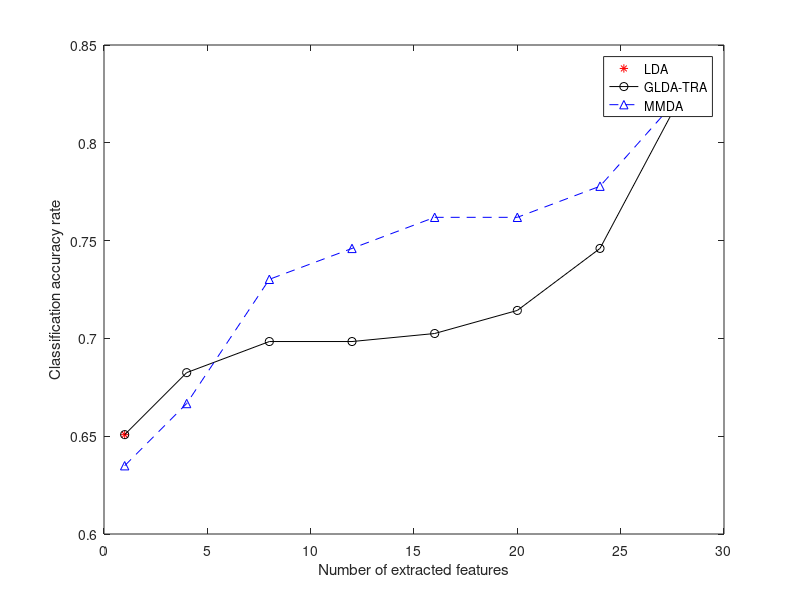

This chart was generated by the following MATLAB code:
x2=[1,4,8,12,16,20,24,28];
x1=[1]
y1=[0.6508];
y2=[0.6508,0.6825,0.6984,0.6984,0.7025,0.7143,0.7460,0.8254]
y3=[0.6349,0.6667,0.7302,0.7460,0.7619,0.7619,0.7778,0.8254]
figure(5)
plot(x1,y1,'r*');
hold on;
plot(x2,y2,'ko-');
hold on
plot(x2,y3,'b^--');
xlabel('Number of extracted features');
ylabel('Classification accuracy rate');
legend('LDA','GLDA-TRA','MMDA')
